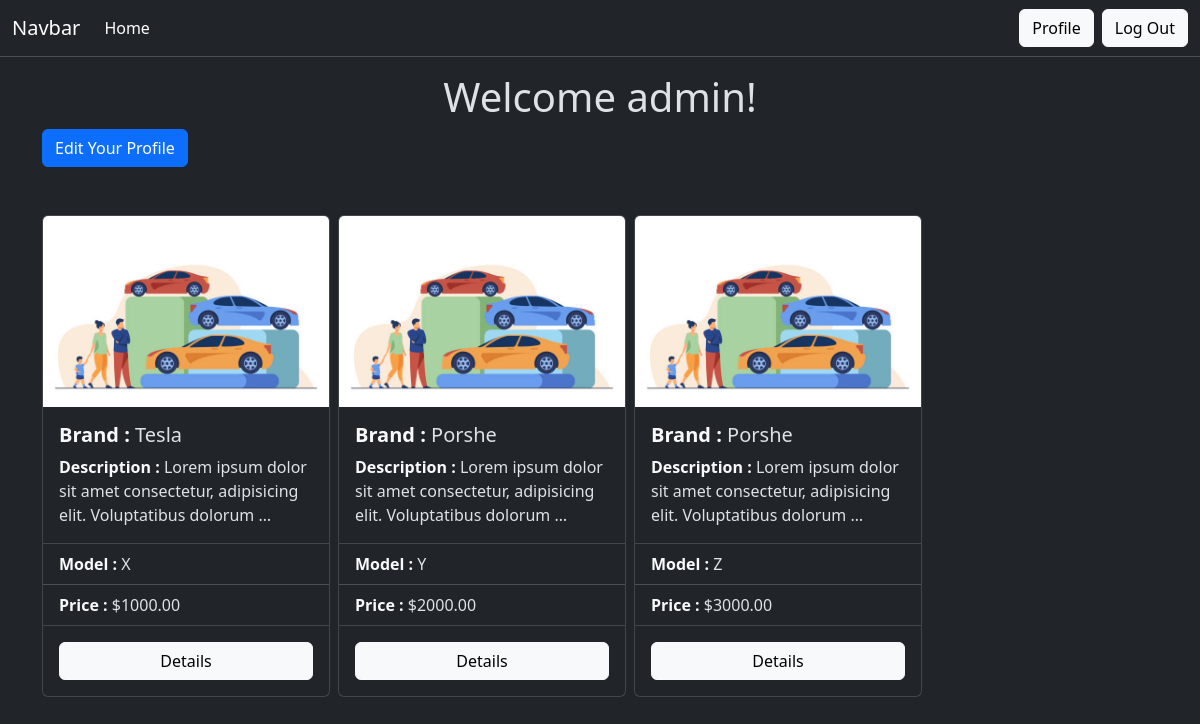
The page /auth_app/profile/ (signed in) on the database its author committed.
### owner_app/models.py (models this page shows)
class Owner(models.Model):
    owner = models.OneToOneField(User, on_delete=models.CASCADE)
    purchased_cars = models.ManyToManyField(Car, blank=True)
    def __str__(self):
        return self.owner.username

### car/models.py (models this page shows, shortened)
class Car(models.Model):
    model_name = models.CharField(max_length=30)
    brand_name = models.ForeignKey(Brand, on_delete=models.CASCADE)
    description = models.TextField()
    quantity = models.PositiveIntegerField(default=0)
    price = models.DecimalField(max_digits=10, decimal_places=2, default=0.00)
    image = models.ImageField(upload_to="car/media/uploads/", blank=True, null=True)

### brand/models.py (models this page shows)
class Brand(models.Model):
    brand_name = models.CharField(max_length=30)
    slug = models.SlugField(max_length=100, unique=True, null=True, blank=True)
    def __str__(self):
        return self.brand_name

### auth_app/views.py (the view)
# urls.py: path("profile/", views.profile, name="profile"),
@login_required
def profile(request):
    current_user = request.user
    owner_instance = get_object_or_404(Owner, owner=current_user)
    return render(request, "profile.html", {"data": owner_instance})

### auth_app/templates/profile.html
{% extends 'base.html' %}
{% block content %}
  <h1 class="text-center">Welcome {{ data }}!</h1>
  <div>
    <a class="btn btn-primary" href="{% url 'edit_profile' %}">Edit Your Profile</a>
  </div>
  <div class="mt-5 d-flex flex-wrap gap-2">
    {% for car in data.purchased_cars.all %}
      <div class="card" style="width: 18rem;">
        <img src="{{ car.image.url }}" class="card-img-top" alt="..." />
        <div class="card-body">
          <h5 class="card-title"><b class="text-light">Brand :</b> {{ car.brand_name }}</h5>
          <p class="card-text">
            <b class="text-light">Description :</b> {{ car.description|truncatewords:10 }}
          </p>
        </div>
        <ul class="list-group list-group-flush">
          <li class="list-group-item">
            <b class="text-light">Model :</b> {{ car.model_name }}
          </li>
          <li class="list-group-item">
            <b class="text-light">Price :</b> ${{ car.price }}
          </li>
        </ul>
        <div class="card-body d-grid">
          <a href="{% url 'car_details' car.id %}" class="btn btn-light">Details</a>
        </div>
      </div>
    {% endfor %}
  </div>
{% endblock %}

### rows shown on the page
Owner: owner.username "admin"
Car: image (picture), brand_name "Tesla", description "Lorem ipsum dolor sit amet consectetur, adipisicing elit. Voluptatibus dolorum …", model_name "X", price "1000.00"
Car: image (picture), brand_name "Porshe", description "Lorem ipsum dolor sit amet consectetur, adipisicing elit. Voluptatibus dolorum …", model_name "Y", price "2000.00"
Car: image (picture), brand_name "Porshe", description "Lorem ipsum dolor sit amet consectetur, adipisicing elit. Voluptatibus dolorum …", model_name "Z", price "3000.00"
